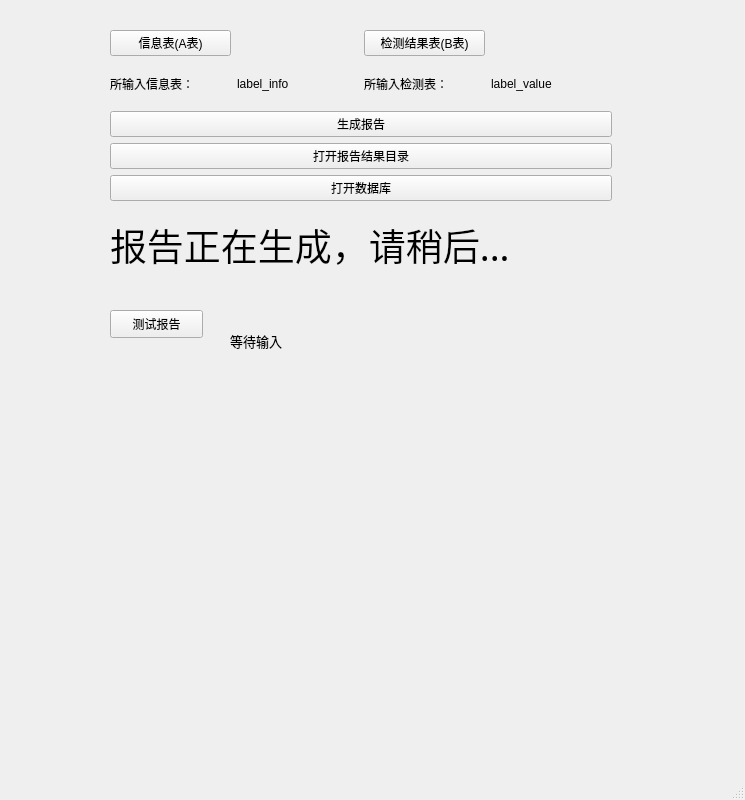
<?xml version="1.0" encoding="UTF-8"?>
<ui version="4.0">
 <class>MainWindow</class>
 <widget class="QMainWindow" name="MainWindow">
  <property name="geometry">
   <rect>
    <x>0</x>
    <y>0</y>
    <width>745</width>
    <height>800</height>
   </rect>
  </property>
  <property name="minimumSize">
   <size>
    <width>600</width>
    <height>437</height>
   </size>
  </property>
  <property name="maximumSize">
   <size>
    <width>800</width>
    <height>16777215</height>
   </size>
  </property>
  <property name="windowTitle">
   <string>尿结石报告软件</string>
  </property>
  <property name="windowIcon">
   <iconset>
    <normaloff>images/logo.png</normaloff>images/logo.png</iconset>
  </property>
  <widget class="QWidget" name="centralwidget">
   <widget class="QWidget" name="verticalLayoutWidget">
    <property name="geometry">
     <rect>
      <x>110</x>
      <y>30</y>
      <width>502</width>
      <height>252</height>
     </rect>
    </property>
    <layout class="QVBoxLayout" name="verticalLayout">
     <item>
      <layout class="QGridLayout" name="gridLayout">
       <item row="1" column="0">
        <widget class="QLabel" name="label_2">
         <property name="text">
          <string>所输入信息表：</string>
         </property>
        </widget>
       </item>
       <item row="1" column="2">
        <widget class="QLabel" name="label_3">
         <property name="text">
          <string>所输入检测表：</string>
         </property>
        </widget>
       </item>
       <item row="0" column="0">
        <widget class="QPushButton" name="btnOpenInfo">
         <property name="text">
          <string>信息表(A表)</string>
         </property>
        </widget>
       </item>
       <item row="0" column="2">
        <widget class="QPushButton" name="btnOpenValue">
         <property name="text">
          <string>检测结果表(B表)</string>
         </property>
        </widget>
       </item>
       <item row="1" column="1">
        <widget class="QLabel" name="label_info">
         <property name="text">
          <string>label_info</string>
         </property>
        </widget>
       </item>
       <item row="1" column="3">
        <widget class="QLabel" name="label_value">
         <property name="text">
          <string>label_value</string>
         </property>
        </widget>
       </item>
      </layout>
     </item>
     <item>
      <widget class="QPushButton" name="btnGenerateReport">
       <property name="text">
        <string>生成报告</string>
       </property>
      </widget>
     </item>
     <item>
      <widget class="QPushButton" name="btnReport">
       <property name="enabled">
        <bool>true</bool>
       </property>
       <property name="text">
        <string>打开报告结果目录</string>
       </property>
      </widget>
     </item>
     <item>
      <widget class="QPushButton" name="btnShowPatientInfo">
       <property name="text">
        <string>打开数据库</string>
       </property>
      </widget>
     </item>
     <item>
      <widget class="QLabel" name="lbl_report_status">
       <property name="font">
        <font>
         <family>Adobe Devanagari</family>
         <pointsize>28</pointsize>
        </font>
       </property>
       <property name="text">
        <string>报告正在生成，请稍后...</string>
       </property>
      </widget>
     </item>
    </layout>
   </widget>
   <widget class="QPushButton" name="btnTestReport">
    <property name="geometry">
     <rect>
      <x>110</x>
      <y>310</y>
      <width>93</width>
      <height>28</height>
     </rect>
    </property>
    <property name="text">
     <string>测试报告</string>
    </property>
   </widget>
   <widget class="QLabel" name="lbl_finish">
    <property name="geometry">
     <rect>
      <x>230</x>
      <y>310</y>
      <width>261</width>
      <height>61</height>
     </rect>
    </property>
    <property name="font">
     <font>
      <pointsize>10</pointsize>
     </font>
    </property>
    <property name="text">
     <string>等待输入</string>
    </property>
    <property name="wordWrap">
     <bool>true</bool>
    </property>
   </widget>
  </widget>
  <widget class="QMenuBar" name="menubar">
   <property name="geometry">
    <rect>
     <x>0</x>
     <y>0</y>
     <width>745</width>
     <height>26</height>
    </rect>
   </property>
  </widget>
  <widget class="QStatusBar" name="statusbar">
   <property name="sizeGripEnabled">
    <bool>true</bool>
   </property>
  </widget>
 </widget>
 <resources/>
 <connections/>
</ui>
